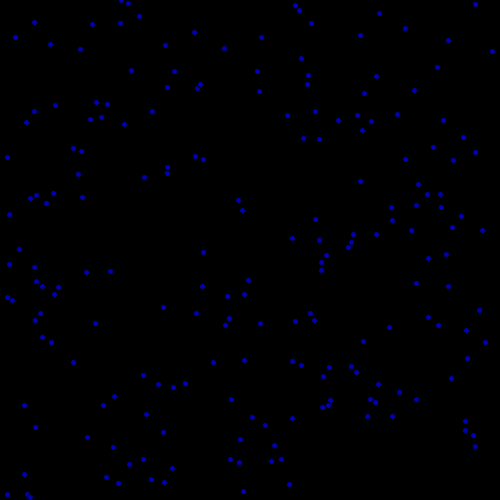
Frame 1 (no input)
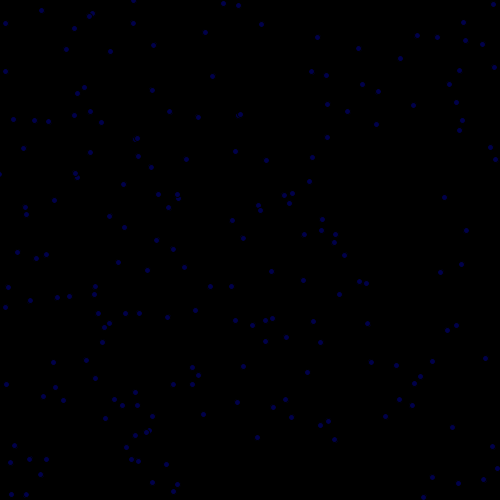
Frame 60 (the mouse pressed at the canvas centre just before this capture)
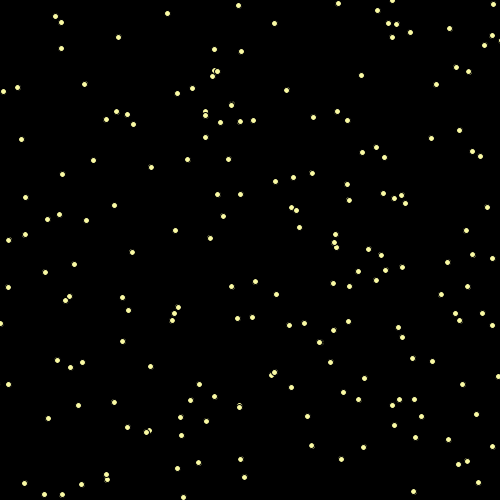
Frame 120 (the mouse held since frame 60 and released just before this capture)

The Processing sketch that drew these frames (run headless with seeded random() and noise(); from frame 60 on, the mouse is pressed at the canvas centre):

// Processing sketch: processing_66986
// ── processing_66986.pde

//number of balls
int numBalls = 200;
int ballRadius = 3;

float [] ballsX= new float[numBalls]; //x
float [] ballsY= new float[numBalls]; //y
float [] ballSpeed = new float[numBalls]; //speed

//setup
void setup() {
  size(500, 500);
  noStroke();
  background(0);
  smooth();
  frameRate(30);


for(int i = 0; i < numBalls; i++){
    ballsX[i] = random(0, 500); // X location -100 and 50
}

for(int i = 0; i < numBalls; i++){
    ballsY[i] = random(500); //Y location random 0 - 400
}

for(int i = 0; i < numBalls; i++){ 
  ballSpeed[i] = random (5,20); //speed random 
  }
}

void draw() { //draw
  stroke(0);
  background(0);
  fill (mouseX,mouseY,random(255)); 
  ellipseMode(RADIUS);

for (int i = 0; i < numBalls; i++) {
  ellipse(ballsX[i], ballsY[i], ballRadius, ballRadius);

}
for (int i = 0; i <ballsX.length; i++){
  if ((ballsX[i] >= width) || (ballsX[i] <=0)) {
  ballSpeed[i] = ballSpeed[i] * -1; 
    }
   ballsX[i] = ballsX[i] + ballSpeed[i]; 
 
  }

    
}
